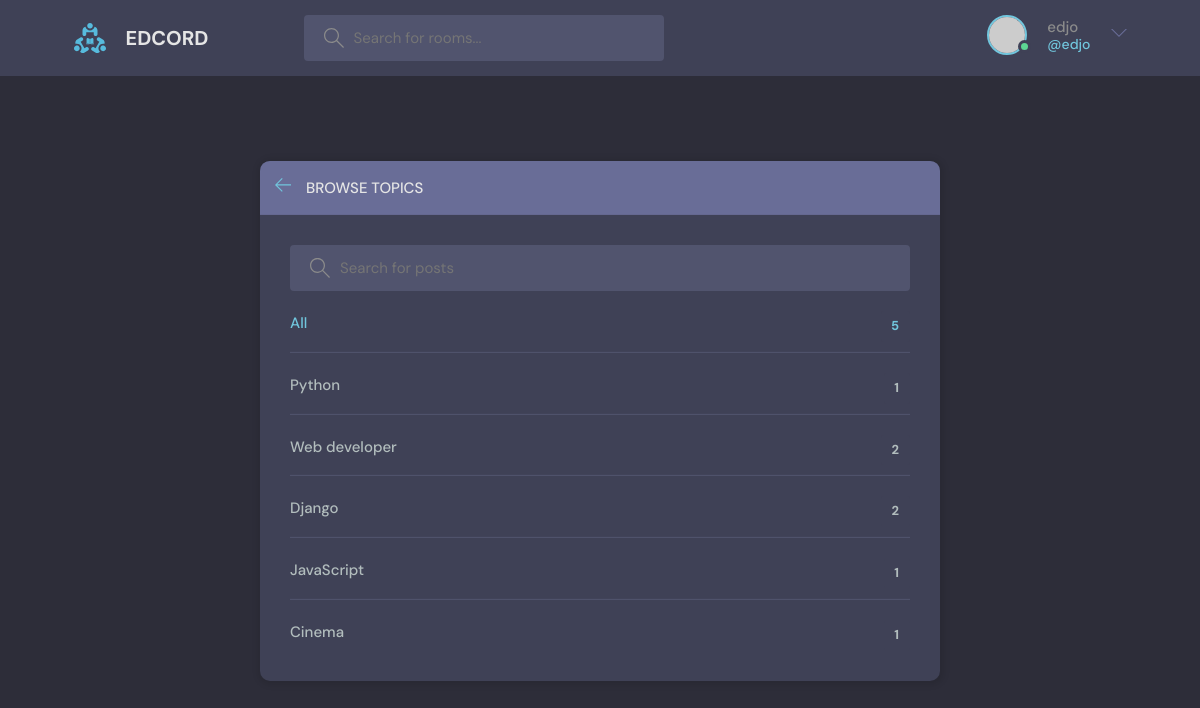
The app's page /topics/ (signed in), older data.
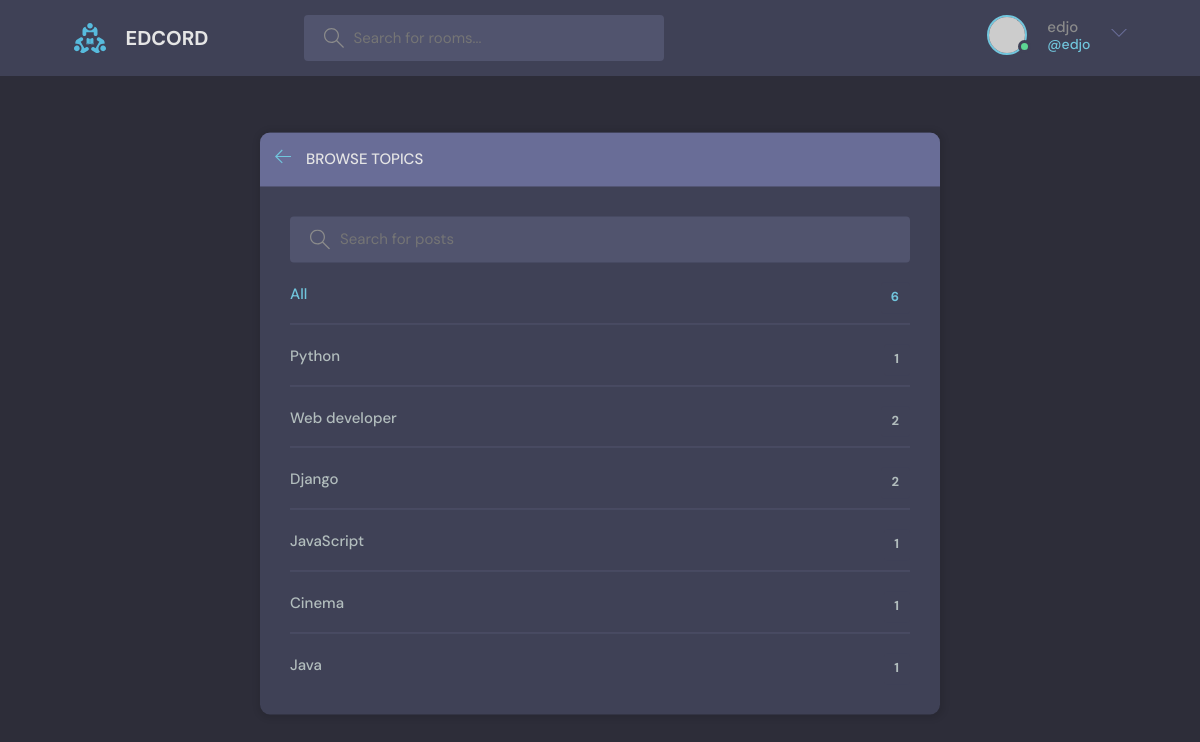
The same page, newer data.
### base/models.py (models this page shows, shortened)
class Topic(models.Model):
    name=models.CharField(max_length=200)

### base/views.py (the view)
# urls.py: path('topics/',views.TopicPage,name='topics'),
def TopicPage(request):
    q = request.GET.get('q') if request.GET.get('q') != None else ''
    topics=Topic.objects.filter(name__icontains=q)
    return render(request,'base/topics.html',{'topics':topics})

### base/templates/base/topics.html (shortened to what this page needs)
{% extends 'main.html' %}
{% block content %}
    <main class="create-room layout">
      <div class="container">
        <div class="layout__box">
          <div class="layout__boxHeader">
            <div class="layout__boxTitle">
              <a href="{% url 'home' %}">
                <svg version="1.1" xmlns="http://www.w3.org/2000/svg" width="32" height="32" viewBox="0 0 32 32">
                  <title>arrow-left</title>
                  <path
                    d="M13.723 2.286l-13.723 13.714 13.719 13.714 1.616-1.611-10.96-10.96h27.625v-2.286h-27.625l10.965-10.965-1.616-1.607z"
                  ></path>
                </svg>
              </a>
              <h3>Browse Topics</h3>
            </div>
          </div>
          <div class="topics-page layout__body">
            <form class="header__search" action="" method="GET">
              <label>
                <input name='q' placeholder="Search for posts" />
              </label>
            </form>
            <ul class="topics__list">
              <li>
                <a href="{% url 'home' %}" class="active">All <span>{{topics.count}}</span></a>
              </li>
              {% for topic in topics %}
              <li>
                <a href="{% url 'home' %}?q={{topic.name}}">{{topic.name}} <span>{{topic.room_set.all.count}}</span></a>
                {% endfor %}
              </li>
            </ul>
          </div>
        </div>
      </div>
    </main>
{% endblock %}

Row changes from the older to the newer data that the page shows:
added Topic: name "Java", room_set.all.count "1"
Text that changed along with them:
{{ topics.count }}: "5" → "6"
